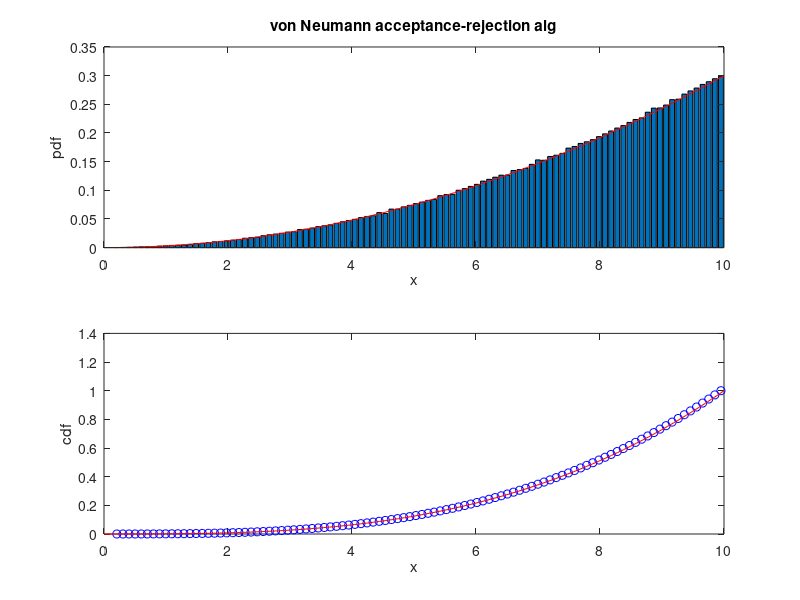

Source code (MATLAB):
clear all
N=1e6;
% C x^2 -> C x^3 / 3    C * 10^3 / 3   = 1
C = 3/10^3;
g = @(x) C*x.^2;
G = @(x) C*x.^3/3;

a = g(10)/10;
s = @(x)a*x;
S = @(x)a*x.^2/2;

%y = a x^2 /2
%2 y /a = x^2
%x = sqrt(2y/a)
invS = @(y) sqrt(2*y/a);


s1 = subplot(2,1,1)

our_random = zeros(1, N);
random_numbers = invS((S(10)-S(0))*rand(1,N));
acceptance_randoms = rand(1,N);
ratio = g(random_numbers)./s(random_numbers);
accepted = acceptance_randoms < ratio;
our_random = random_numbers(accepted);
our_random = sort(our_random);
[m, bin] = hist(our_random, 100);
m = m/trapz(bin,m);
bar(bin, m)
hold on

NX = 100
x = linspace(0,10,NX);
our_cdf = cumtrapz(bin, m)
y = g(x);
plot(x,y, 'r-')
xlabel('x')
ylabel('pdf')
title('von Neumann acceptance-rejection alg')


w2 = subplot(2,1,2)
Expected = mean(our_random)
StandardDev = std(our_random)
Variance = var(our_random)
Mediana = median(our_random)
ExpectedA = quadgk(@(x) x.*g(x), 0, 10)%7.5
VarianceA= quadgk(@(x) (x-ExpectedA).^2.*g(x),0, 10);%3.75
search_kwantyla = @(x, a)(abs(G(x)-a))
[smiec, mediana_idx] = min(search_kwantyla(x, 0.5))
MedianAnalytical = x(mediana_idx)%5*2^(2/3)
StandardDevA = sqrt(VarianceA)
plot(bin,our_cdf, 'bo')
hold on
plot(x, G(x), 'r-');
xlabel('x')
ylabel('cdf')
fprintf('?\tSample\tNumerycznie\n');
fprintf('E\t%f\t%f\n', Expected, ExpectedA);
fprintf('Std\t%f\t%f\n', StandardDev, StandardDevA);
fprintf('Var\t%f\t%f\n', Variance, VarianceA);
fprintf('Med\t%f\t%f\n', Mediana, MedianAnalytical);